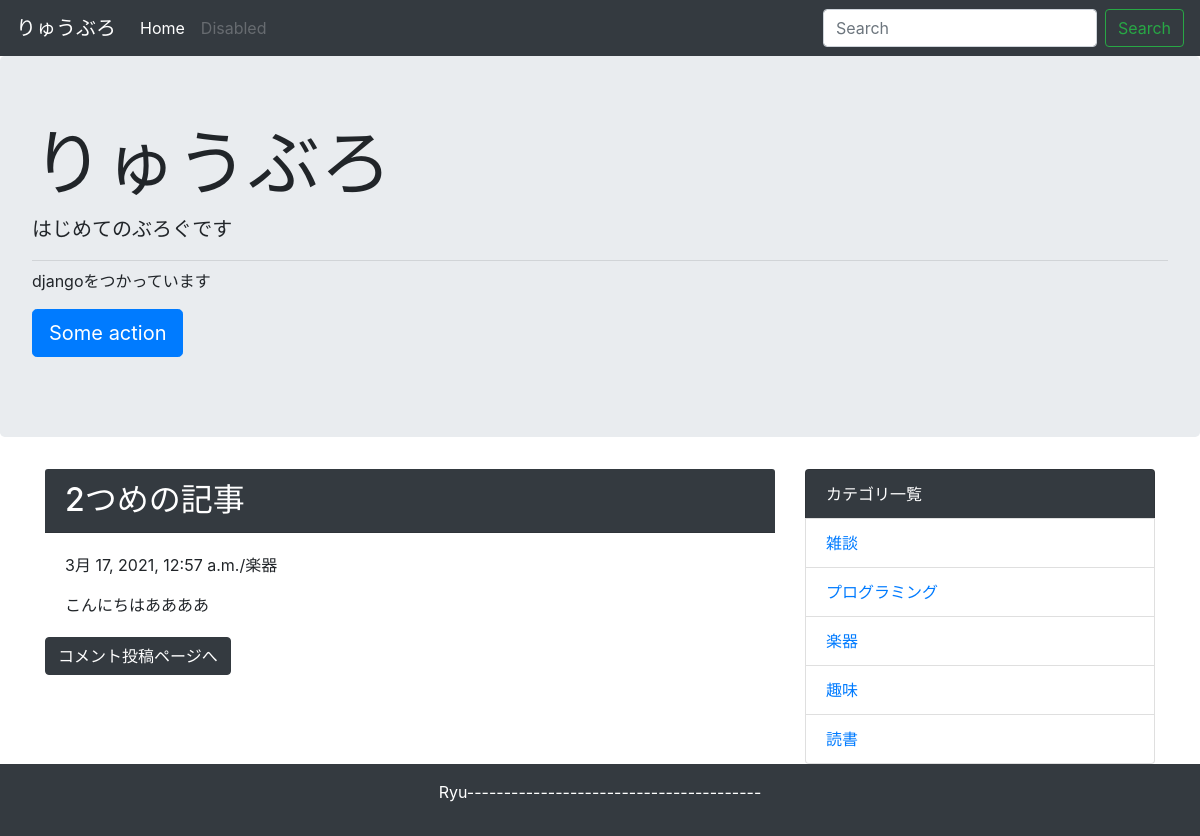
The page /detail/2/ on the database its author committed.
### blog/models.py (models this page shows, shortened)
class Post(models.Model):
    title = models.CharField("タイトル",max_length=255)
    text = models.TextField("本文")
    created_at = models.DateTimeField("作成日",default=timezone.now)
    category = models.ForeignKey(Category,verbose_name="カテゴリ",on_delete=models.PROTECT)

class Category(models.Model):
    name = models.CharField("カテゴリ名",max_length=255)
    created_at = models.DateTimeField("作成日",default=timezone.now)
    def __str__(self):
        return self.name

### blog/views.py (the view)
# urls.py: path('detail/<int:pk>/',views.DetailView.as_view(),name='detail'),
class DetailView(generic.DetailView):
    model = Post

### blog/context_processors.py (called while the page is built)
def common(request):
    Context = {
        'category_list':Category.objects.all(),
    }
    return Context

### blog/templates/blog/post_detail.html (shortened to what this page needs)
{% extends 'blog/base.html' %}
{% block content %}
    <div>
        <h2 class="card-header bg-dark text-white">{{ post.title }}</h2>
        <div class="card-body">
            <p>{{ post.created_at }}/{{ post.category }}</p>
            {{ post.text | linebreaksbr | urlize}}
        </div>
    </div>
    <a class="btn btn-dark" href="{% url 'blog:comment' post.pk %}">コメント投稿ページへ</a>
{% endblock %}

### blog/templates/blog/base.html (shortened to what this page needs)
<!doctype html>
<html lang="ja">
    <head>
        <link
            rel="stylesheet"
            href="https://maxcdn.bootstrapcdn.com/bootstrap/4.0.0-beta.2/css/bootstrap.min.css"
>
    </head>
    <body>
        <nav class="navbar navbar-expand-lg navbar-dark bg-dark">
            <a class="navbar-brand" href="#">りゅうぶろ</a>
            <div class="collapse navbar-collapse" id="navbarSupportedContent">
                <ul class="navbar-nav mr-auto">
                    <li class="nav-item active">
                        <a class="nav-link" href="{% url 'blog:index' %}">Home
                            <span class="sr-only">(current)</span></a>
                    </li>
                    <li class="nav-item">
                        <a class="nav-link disabled" href="#">Disabled</a>
                    </li>
                </ul>
                <form class="form-inline my-2 my-lg-0" method="GET" action="{% url 'blog:index' %}">
                    <input
                        class="form-control mr-sm-2"
                        type="text"
                        placeholder="Search"
                        aria-label="Search"
                        name="keyword">
                    <button class="btn btn-outline-success my-2 my-sm-0" type="submit">Search</button>
                </form>
            </div>
        </nav>
        <div class="jumbotron">
            <h1 class="display-3">りゅうぶろ</h1>
            <p class="lead">はじめてのぶろぐです</p>
            <hr class="my-2">
            <p>djangoをつかっています</p>
            <p class="lead">
                <a class="btn btn-primary btn-lg" href="#!" role="button">Some action</a>
            </p>
        </div>
        <div class="container">
            <div class="row">
                <div class="col-md-8">
                    {% block content %}{% endblock %}
                </div>
                <div class="col-md-4">
                    <ul class="list-group">
                        <li class="list-group-item bg-dark text-white">カテゴリ一覧</li>
                        {% for category in category_list %}
                            <li class="list-group-item">
                                <a href="{% url 'blog:category' category.pk %}">{{ category }}</a>
                            </li>
                        {% endfor %}
                    </ul>
                </div>
            </div>
        </div>
        <footer class="bg-dark text-white text-center py-3">
            <p>Ryu----------------------------------------</p>
        </footer>
    </body>
</html>

### rows shown on the page
Post: title "2つめの記事", created_at "3月 17, 2021, 12:57 a.m.", category "楽器", text "こんにちはああああ"
Category: name "雑談"
Category: name "プログラミング"
Category: name "楽器"
Category: name "趣味"
Category: name "読書"
